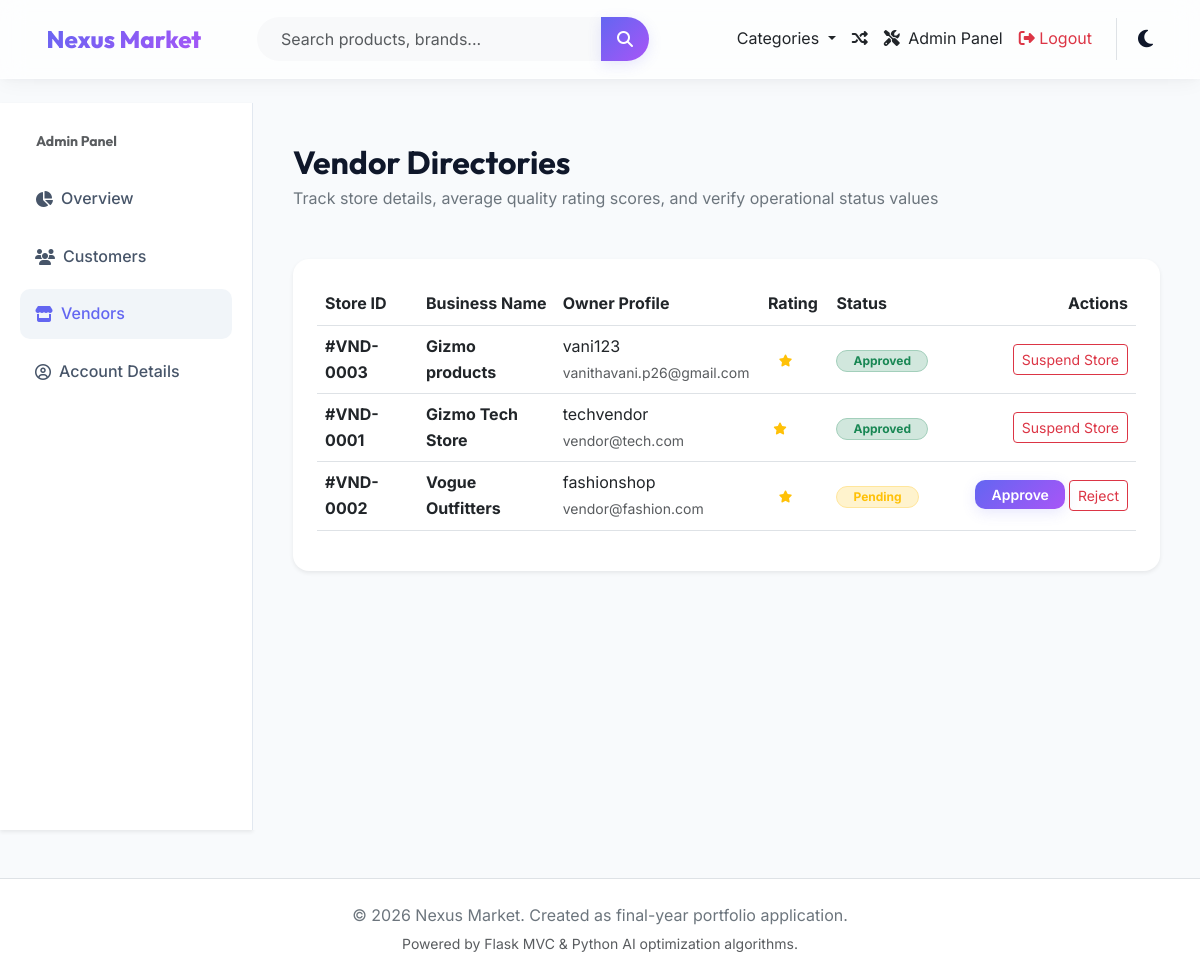
The page /admin/vendors (signed in) on the database as committed earlier.
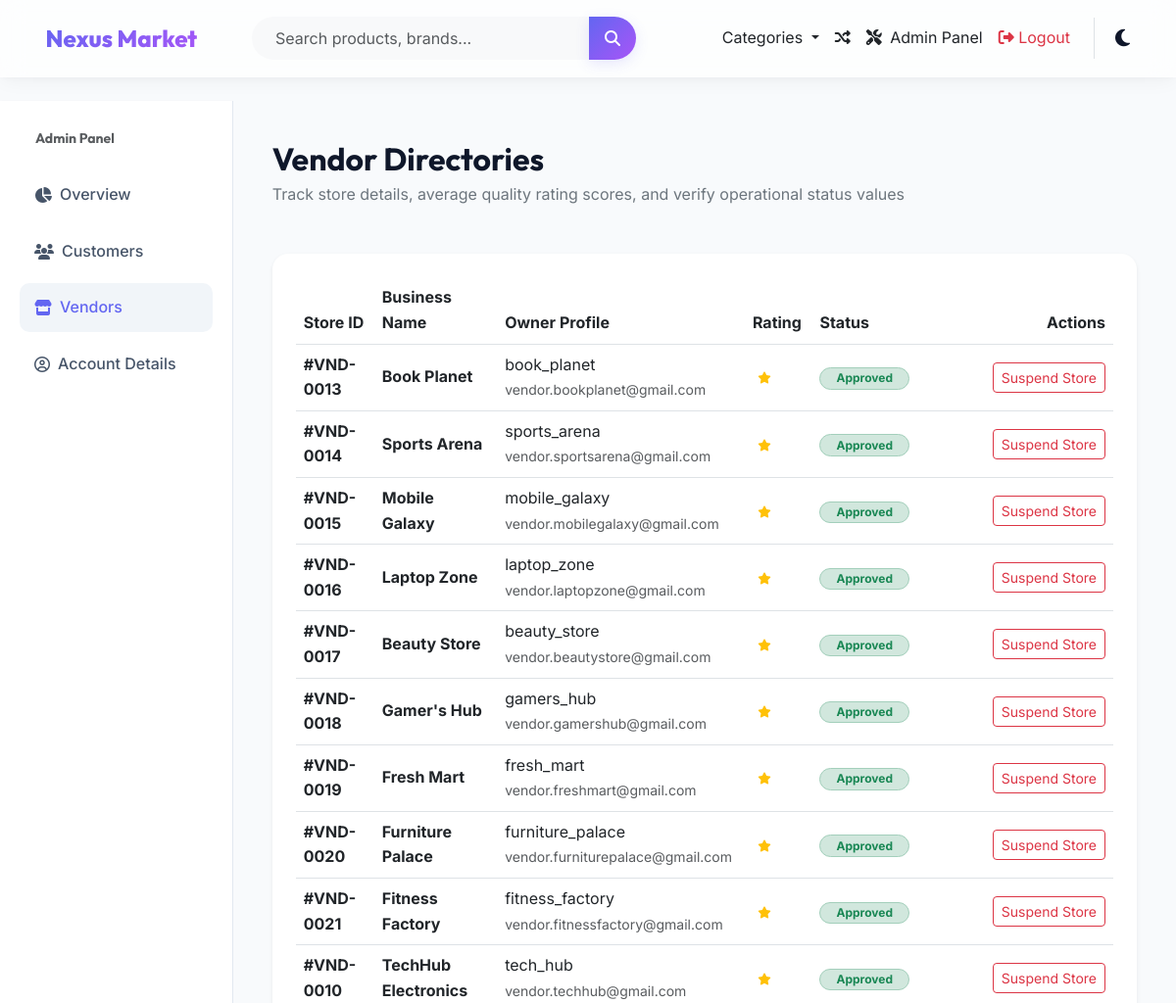
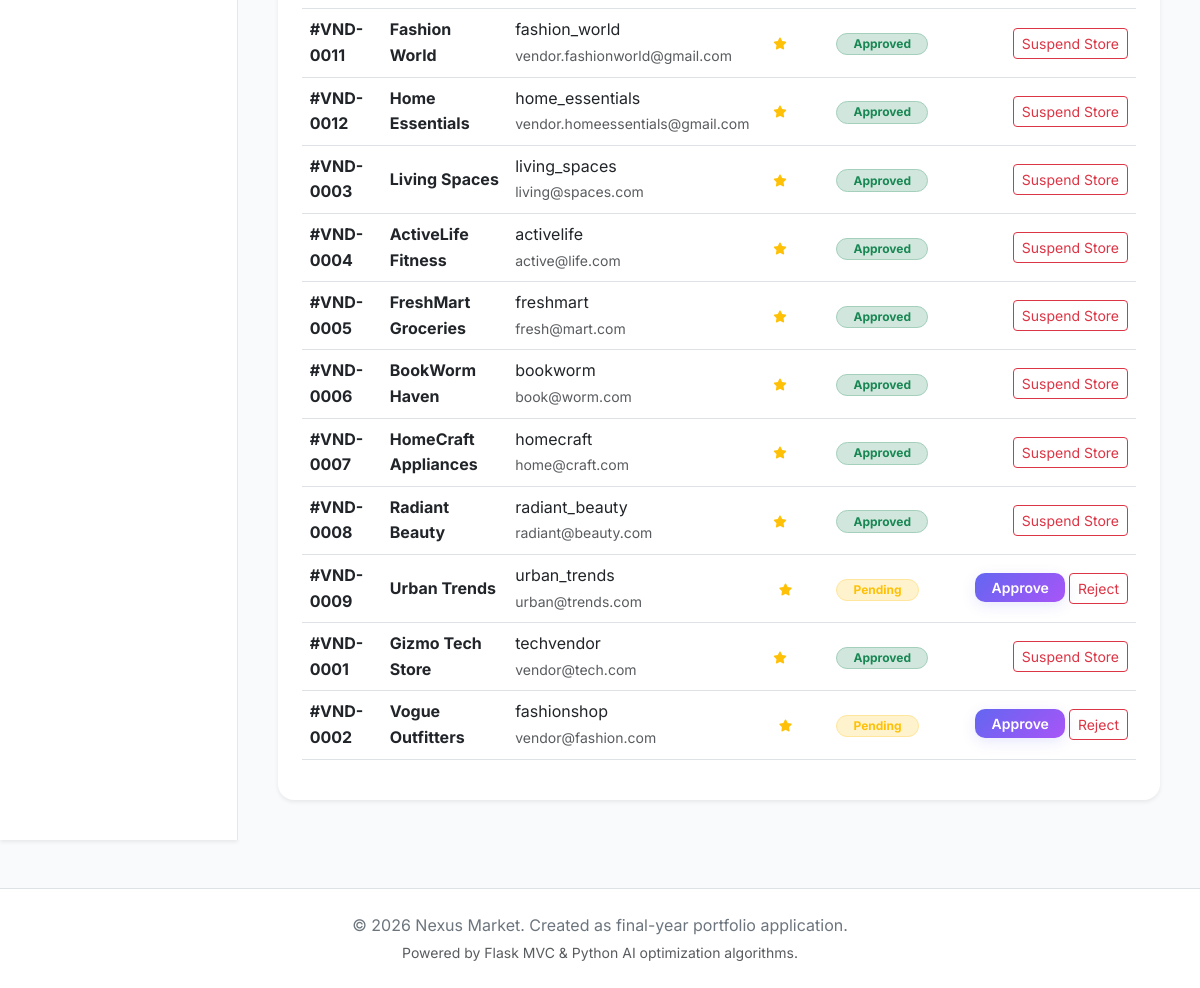
The same page on the database as committed later (2 pictures, top to bottom).
### tables this page shows
CREATE TABLE vendors (
    id INTEGER PRIMARY KEY AUTOINCREMENT,
    user_id INT NOT NULL UNIQUE,
    business_name VARCHAR(150) NOT NULL UNIQUE,
    description TEXT,
    logo VARCHAR(255) DEFAULT 'default_vendor.png',
    status VARCHAR(20) NOT NULL DEFAULT 'pending', -- 'pending', 'approved', 'blocked'
    rating NUMERIC DEFAULT 0.00,
    created_at TIMESTAMP DEFAULT CURRENT_TIMESTAMP,
    FOREIGN KEY (user_id) REFERENCES users(id) ON DELETE CASCADE
);

CREATE TABLE users (
    id INTEGER PRIMARY KEY AUTOINCREMENT,
    username VARCHAR(100) NOT NULL UNIQUE,
    email VARCHAR(150) NOT NULL UNIQUE,
    password_hash VARCHAR(255) NOT NULL,
    role VARCHAR(20) NOT NULL DEFAULT 'customer', -- 'customer', 'vendor', 'admin'
    status VARCHAR(20) NOT NULL DEFAULT 'active', -- 'active', 'blocked'
    failed_login_attempts INT DEFAULT 0,
    last_failed_login TIMESTAMP NULL DEFAULT NULL,
    created_at TIMESTAMP DEFAULT CURRENT_TIMESTAMP
);

### routes/admin.py (the view)
@admin_bp.route('/admin/vendors')
@admin_required
def vendors():
    vendors_list = db.execute_query(
        "SELECT v.*, u.username, u.email FROM vendors v "
        "JOIN users u ON v.user_id = u.id "
        "ORDER BY v.created_at DESC"
    )
    return render_template('admin/vendors.html', vendors=vendors_list)

### models/db_manager.py (called while the page is built)
    def _translate_sql(self, sql):
        if self.db_type == 'sqlite':
            return sql.replace('%s', '?')
        return sql

### routes/auth.py (called while the page is built)
def login_required(f):
    @wraps(f)
    def decorated_function(*args, **kwargs):
        if 'user_id' not in session:
            flash('Please log in to access this page.', 'warning')
            return redirect(url_for('auth.login'))
        return f(*args, **kwargs)
    return decorated_function

def admin_required(f):
    @wraps(f)
    def decorated_function(*args, **kwargs):
        if 'user_id' not in session or session.get('role') != 'admin':
            flash('Access restricted to administrators.', 'danger')
            return redirect(url_for('user.index'))
        return f(*args, **kwargs)
    return login_required(decorated_function)

### templates/admin/vendors.html (shortened to what this page needs)
{% extends 'layouts/base.html' %}
{% block content %}
<div class="dashboard-container">
    <div class="dashboard-sidebar shadow-sm">
        <h5 class="fw-bold mb-4 px-3 text-muted uppercase small">Admin Panel</h5>
        <a href="{{ url_for('admin.dashboard') }}" class="sidebar-link">
            <i class="fa-solid fa-chart-pie me-2"></i> Overview
        </a>
        <a href="{{ url_for('admin.users') }}" class="sidebar-link">
            <i class="fa-solid fa-users me-2"></i> Customers
        </a>
        <a href="{{ url_for('admin.vendors') }}" class="sidebar-link active">
            <i class="fa-solid fa-store me-2"></i> Vendors
        </a>
        <a href="{{ url_for('user.profile') }}" class="sidebar-link">
            <i class="fa-regular fa-user-circle me-2"></i> Account Details
        </a>
    </div>
    <div class="dashboard-content">
        <div class="mb-5">
            <h2 class="fw-bold mb-1" style="font-family: var(--font-heading);">Vendor Directories</h2>
            <p class="text-secondary mb-0">Track store details, average quality rating scores, and verify operational status values</p>
        </div>
        <div class="card border-0 shadow-sm rounded-4 p-4 bg-white">
            <div class="table-responsive">
                <table class="table align-middle">
                    <thead>
                        <tr class="text-muted border-bottom">
                            <th>Store ID</th>
                            <th>Business Name</th>
                            <th>Owner Profile</th>
                            <th class="text-center">Rating</th>
                            <th>Status</th>
                            <th class="text-end" style="width: 200px;">Actions</th>
                        </tr>
                    </thead>
                    <tbody>
                        {% for vendor in vendors %}
                        <tr>
                            <td class="fw-bold">#VND-{{ "%04d"|format(vendor.id) }}</td>
                            <td class="fw-bold text-dark">{{ vendor.business_name }}</td>
                            <td>
                                <div>{{ vendor.username }}</div>
                                <span class="small text-muted">{{ vendor.email }}</span>
                            </td>
                            <td class="text-center">
                                <span class="badge bg-indigo-50 text-indigo-800"><i class="fas fa-star text-warning me-1"></i> {{ vendor.rating }}</span>
                            </td>
                            <td>
                                {% if vendor.status == 'approved' %}
                                    <span class="badge bg-success-subtle text-success border border-success-subtle rounded-pill px-3">Approved</span>
                                {% elif vendor.status == 'suspended' %}
                                    <span class="badge bg-danger-subtle text-danger border border-danger-subtle rounded-pill px-3">Suspended</span>
                                {% else %}
                                    <span class="badge bg-warning-subtle text-warning border border-warning-subtle rounded-pill px-3">Pending</span>
                                {% endif %}
                            </td>
                            <td class="text-end">
                                <div class="d-flex justify-content-end gap-1">
                                    {% if vendor.status == 'approved' %}
                                        <form action="{{ url_for('admin.vendor_suspend', vendor_id=vendor.id) }}" method="POST">
                                            <button type="submit" class="btn btn-sm btn-outline-danger w-100 py-1" onclick="return confirm('Suspend this vendor store?')">Suspend Store</button>
                                        </form>
                                    {% elif vendor.status == 'suspended' %}
                                        <form action="{{ url_for('admin.vendor_approve', vendor_id=vendor.id) }}" method="POST">
                                            <button type="submit" class="btn btn-sm btn-outline-success w-100 py-1">Approve Store</button>
                                        </form>
                                    {% else %}
                                        <form action="{{ url_for('admin.vendor_approve', vendor_id=vendor.id) }}" method="POST" class="d-inline">
                                            <button type="submit" class="btn btn-sm btn-premium py-1 px-3">Approve</button>
                                        </form>
                                        <form action="{{ url_for('admin.vendor_suspend', vendor_id=vendor.id) }}" method="POST" class="d-inline">
                                            <button type="submit" class="btn btn-sm btn-outline-danger py-1">Reject</button>
                                        </form>
                                    {% endif %}
                                </div>
                            </td>
                        </tr>
                        {% endfor %}
                    </tbody>
                </table>
            </div>
        </div>
    </div>
</div>
{% endblock %}

### templates/layouts/base.html (shortened to what this page needs)
<!DOCTYPE html>
<html lang="en">
<head>
    <link href="https://cdn.jsdelivr.net/npm/bootstrap@5.3.0/dist/css/bootstrap.min.css" rel="stylesheet">
    <link rel="stylesheet" href="https://cdnjs.cloudflare.com/ajax/libs/font-awesome/6.4.0/css/all.min.css">
    <link rel="stylesheet" href="{{ url_for('static', filename='css/styles.css') }}">
</head>
<body>
    <nav class="navbar navbar-expand-lg navbar-custom navbar-light">
        <div class="container">
            <a class="navbar-brand brand-text" href="{{ url_for('user.index') }}">
                 Nexus Market
            </a>
            <div class="collapse navbar-collapse" id="navbarContent">
                <form class="d-flex mx-auto col-lg-5 col-md-8 my-2 my-lg-0 position-relative" action="{{ url_for('user.search') }}" method="GET">
                    <div class="input-group w-100">
                        <input class="form-control rounded-start-pill bg-light border-0 px-4" type="search" placeholder="Search products, brands..." aria-label="Search" name="q" id="search-input" autocomplete="off" value="{{ request.args.get('q', '') }}">
                        <button class="btn btn-premium rounded-end-pill px-3" type="submit">
                            <i class="fas fa-search"></i>
                        </button>
                    </div>
                </form>
                <ul class="navbar-nav ms-auto align-items-center">
                    <li class="nav-item dropdown">
                        <a class="nav-link dropdown-toggle text-dark font-medium" href="#" role="button" data-bs-toggle="dropdown" aria-expanded="false">
                            Categories
                        </a>
                    </li>
                    <li class="nav-item">
                        <a class="nav-link text-dark" href="{{ url_for('user.compare') }}" title="Product Matrix">
                            <i class="fa-solid fa-shuffle"></i>
                        </a>
                    </li>
                    {% if session.get('user_id') %}
                        {% if session.get('role') == 'customer' %}
                            <li class="nav-item">
                                <a class="nav-link text-dark position-relative" href="{{ url_for('user.wishlist') }}">
                                    <i class="fa-regular fa-heart"></i>
                                </a>
                            </li>
                            <li class="nav-item">
                                <a class="nav-link text-dark position-relative me-2" href="{{ url_for('user.cart') }}">
                                    <i class="fa-solid fa-bag-shopping"></i>
                                    <span id="cart-badge" class="position-absolute top-0 start-100 translate-middle badge rounded-pill bg-danger" style="display: none;">0</span>
                                </a>
                            </li>
                            <li class="nav-item dropdown">
                                <a class="nav-link dropdown-toggle text-dark" href="#" role="button" data-bs-toggle="dropdown" aria-expanded="false">
                                    <i class="fa-regular fa-user me-1"></i> {{ session.get('username') }}
                                </a>
                                <ul class="dropdown-menu dropdown-menu-end border-0 shadow-lg">
                                    <li><a class="dropdown-item" href="{{ url_for('user.profile') }}"><i class="fa-regular fa-user-circle me-2"></i>Profile</a></li>
                                    <li><a class="dropdown-item" href="{{ url_for('user.orders_history') }}"><i class="fa-solid fa-dolly me-2"></i>My Orders</a></li>
                                    <li><hr class="dropdown-divider"></li>
                                    <li><a class="dropdown-item text-danger" href="{{ url_for('auth.logout') }}"><i class="fa-solid fa-sign-out-alt me-2"></i>Logout</a></li>
                                </ul>
                            </li>
                        {% elif session.get('role') == 'admin' %}
                            <li class="nav-item">
                                <a class="nav-link text-dark font-medium" href="{{ url_for('admin.dashboard') }}">
                                    <i class="fa-solid fa-screwdriver-wrench me-1"></i> Admin Panel
                                </a>
                            </li>
                            <li class="nav-item">
                                <a class="nav-link text-danger" href="{{ url_for('auth.logout') }}">
                                    <i class="fa-solid fa-sign-out-alt"></i> Logout
                                </a>
                            </li>
                        {% endif %}
                    {% endif %}
                    <li class="nav-item ms-3 border-start ps-3">
                        <button id="theme-toggle" class="theme-toggle-btn" title="Toggle Dark/Light Mode">
                            <i class="fas fa-moon"></i>
                        </button>
                    </li>
                </ul>
            </div>
        </div>
    </nav>
    <main class="flex-grow-1">
        {% block content %}{% endblock %}
    </main>
    <footer class="bg-white border-top py-4 mt-5 text-center text-secondary">
        <div class="container">
            <p class="mb-1">&copy; {{ current_year }} Nexus Market. Created as final-year portfolio application.</p>
            <p class="small text-muted mb-0">Powered by Flask MVC & Python AI optimization algorithms.</p>
        </div>
    </footer>
</body>
</html>

### static/css/styles.css (style rules this page uses)
:root { --bg-primary: #f8fafc; --bg-secondary: #ffffff; --bg-tertiary: #f1f5f9; --text-primary: #0f172a; --text-secondary: #475569; --text-muted: #64748b; --accent-color: #6366f1; --accent-hover: #4f46e5; --accent-gradient: linear-gradient(135deg, #6366f1 0%, #a855f7 100%); --accent-glow: rgba(99, 102, 241, 0.15); --border-color: #e2e8f0; --card-shadow: 0 4px 20px -2px rgba(15, 23, 42, 0.05), 0 2px 8px -1px rgba(15, 23, 42, 0.03); --glass-bg: rgba(255, 255, 255, 0.7); --glass-border: rgba(255, 255, 255, 0.5); --glass-blur: blur(12px); --success: #10b981; --warning: #f59e0b; --danger: #ef4444; --info: #06b6d4; --font-heading: 'Outfit', sans-serif; --font-body: 'Inter', sans-serif; --border-radius-lg: 16px; --border-radius-md: 10px; --border-radius-sm: 6px; --transition-smooth: all 0.3s cubic-bezier(0.4, 0, 0.2, 1); }
* { box-sizing: border-box; margin: 0; padding: 0; }
body { background-color: var(--bg-primary); color: var(--text-primary); font-family: var(--font-body); line-height: 1.6; transition: var(--transition-smooth); min-height: 100vh; display: flex; flex-direction: column; }
h1, h2, h3, h4, h5, h6 { font-family: var(--font-heading); color: var(--text-primary); font-weight: 700; }
a { color: var(--accent-color); text-decoration: none; transition: var(--transition-smooth); }
.navbar-custom { position: sticky; top: 0; z-index: 1000; padding: 15px 0; background: var(--glass-bg); backdrop-filter: var(--glass-blur); -webkit-backdrop-filter: var(--glass-blur); border-bottom: 1px solid var(--glass-border); box-shadow: var(--card-shadow); transition: var(--transition-smooth); }
.brand-text { font-family: var(--font-heading); font-size: 24px; font-weight: 800; background: var(--accent-gradient); -webkit-background-clip: text; -webkit-text-fill-color: transparent; }
.btn-premium { background: var(--accent-gradient); color: white; font-weight: 600; border: none; border-radius: var(--border-radius-md); padding: 10px 22px; box-shadow: 0 4px 14px var(--accent-glow); transition: var(--transition-smooth); cursor: pointer; }
.dashboard-container { display: flex; min-height: calc(100vh - 73px); }
.dashboard-sidebar { width: 260px; background-color: var(--bg-secondary); border-right: 1px solid var(--border-color); padding: 30px 20px; display: flex; flex-direction: column; }
.sidebar-link { display: flex; align-items: center; padding: 12px 15px; border-radius: var(--border-radius-md); color: var(--text-secondary); font-weight: 500; margin-bottom: 8px; transition: var(--transition-smooth); }
.sidebar-link:hover, .sidebar-link.active { background-color: var(--bg-tertiary); color: var(--accent-color); }
.dashboard-content { flex-grow: 1; padding: 40px; background-color: var(--bg-primary); }
.theme-toggle-btn { border: none; background: transparent; cursor: pointer; font-size: 20px; color: var(--text-primary); padding: 5px; transition: var(--transition-smooth); }

Rows that differ between the two databases and show on the page:
added vendors: id "0013", business_name "Book Planet", username "book_planet", email "vendor.bookplanet@gmail.com", status "Approved"
added vendors: id "0014", business_name "Sports Arena", username "sports_arena", email "vendor.sportsarena@gmail.com", status "Approved"
added vendors: id "0015", business_name "Mobile Galaxy", username "mobile_galaxy", email "vendor.mobilegalaxy@gmail.com", status "Approved"
added vendors: id "0016", business_name "Laptop Zone", username "laptop_zone", email "vendor.laptopzone@gmail.com", status "Approved"
added vendors: id "0017", business_name "Beauty Store", username "beauty_store", email "vendor.beautystore@gmail.com", status "Approved"
added vendors: id "0018", business_name "Gamer's Hub", username "gamers_hub", email "vendor.gamershub@gmail.com", status "Approved"
added vendors: id "0019", business_name "Fresh Mart", username "fresh_mart", email "vendor.freshmart@gmail.com", status "Approved"
added vendors: id "0020", business_name "Furniture Palace", username "furniture_palace", email "vendor.furniturepalace@gmail.com", status "Approved"
added vendors: id "0021", business_name "Fitness Factory", username "fitness_factory", email "vendor.fitnessfactory@gmail.com", status "Approved"
added vendors: id "0010", business_name "TechHub Electronics", username "tech_hub", email "vendor.techhub@gmail.com", status "Approved"
added vendors: id "0011", business_name "Fashion World", username "fashion_world", email "vendor.fashionworld@gmail.com", status "Approved"
added vendors: id "0012", business_name "Home Essentials", username "home_essentials", email "vendor.homeessentials@gmail.com", status "Approved"
changed vendors "0003": business_name "Gizmo products" → "Living Spaces"; username "vani123" → "living_spaces"; email "vanithavani.p26@gmail.com" → "living@spaces.com"
added vendors: id "0004", business_name "ActiveLife Fitness", username "activelife", email "active@life.com", status "Approved"
added vendors: id "0005", business_name "FreshMart Groceries", username "freshmart", email "fresh@mart.com", status "Approved"
added vendors: id "0006", business_name "BookWorm Haven", username "bookworm", email "book@worm.com", status "Approved"
added vendors: id "0007", business_name "HomeCraft Appliances", username "homecraft", email "home@craft.com", status "Approved"
added vendors: id "0008", business_name "Radiant Beauty", username "radiant_beauty", email "radiant@beauty.com", status "Approved"
added vendors: id "0009", business_name "Urban Trends", username "urban_trends", email "urban@trends.com", status "Pending"
